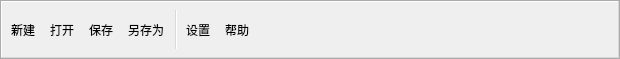
<?xml version="1.0" encoding="UTF-8"?>
<ui version="4.0">
 <class>ToolBarClass</class>
 <widget class="QToolBar" name="ToolBarClass">
  <property name="geometry">
   <rect>
    <x>0</x>
    <y>0</y>
    <width>620</width>
    <height>59</height>
   </rect>
  </property>
  <property name="windowTitle">
   <string>ToolBar</string>
  </property>
  <property name="toolButtonStyle">
   <enum>Qt::ToolButtonTextUnderIcon</enum>
  </property>
  <action name="actionNew">
   <property name="icon">
    <iconset resource="Resource.qrc">
     <normaloff>:/Resources/Document24Regular.svg</normaloff>:/Resources/Document24Regular.svg</iconset>
   </property>
   <property name="text">
    <string>新建</string>
   </property>
  </action>
  <action name="actionOpen">
   <property name="icon">
    <iconset resource="Resource.qrc">
     <normaloff>:/Resources/Folder24Regular.svg</normaloff>:/Resources/Folder24Regular.svg</iconset>
   </property>
   <property name="text">
    <string>打开</string>
   </property>
  </action>
  <action name="actionSave">
   <property name="icon">
    <iconset resource="Resource.qrc">
     <normaloff>:/Resources/Save24Regular.svg</normaloff>:/Resources/Save24Regular.svg</iconset>
   </property>
   <property name="text">
    <string>保存</string>
   </property>
  </action>
  <action name="actionSaveAs">
   <property name="icon">
    <iconset resource="Resource.qrc">
     <normaloff>:/Resources/SaveArrowRight24Regular.svg</normaloff>:/Resources/SaveArrowRight24Regular.svg</iconset>
   </property>
   <property name="text">
    <string>另存为</string>
   </property>
  </action>
  <action name="actionSetting">
   <property name="icon">
    <iconset resource="Resource.qrc">
     <normaloff>:/Resources/Settings24Regular.svg</normaloff>:/Resources/Settings24Regular.svg</iconset>
   </property>
   <property name="text">
    <string>设置</string>
   </property>
  </action>
  <action name="actionHelp">
   <property name="icon">
    <iconset resource="Resource.qrc">
     <normaloff>:/Resources/QuestionCircle24Regular.svg</normaloff>:/Resources/QuestionCircle24Regular.svg</iconset>
   </property>
   <property name="text">
    <string>帮助</string>
   </property>
  </action>
  <addaction name="actionNew"/>
  <addaction name="actionOpen"/>
  <addaction name="actionSave"/>
  <addaction name="actionSaveAs"/>
  <addaction name="separator"/>
  <addaction name="actionSetting"/>
  <addaction name="actionHelp"/>
 </widget>
 <layoutdefault spacing="6" margin="11"/>
 <resources>
  <include location="Resource.qrc"/>
 </resources>
 <connections/>
</ui>
